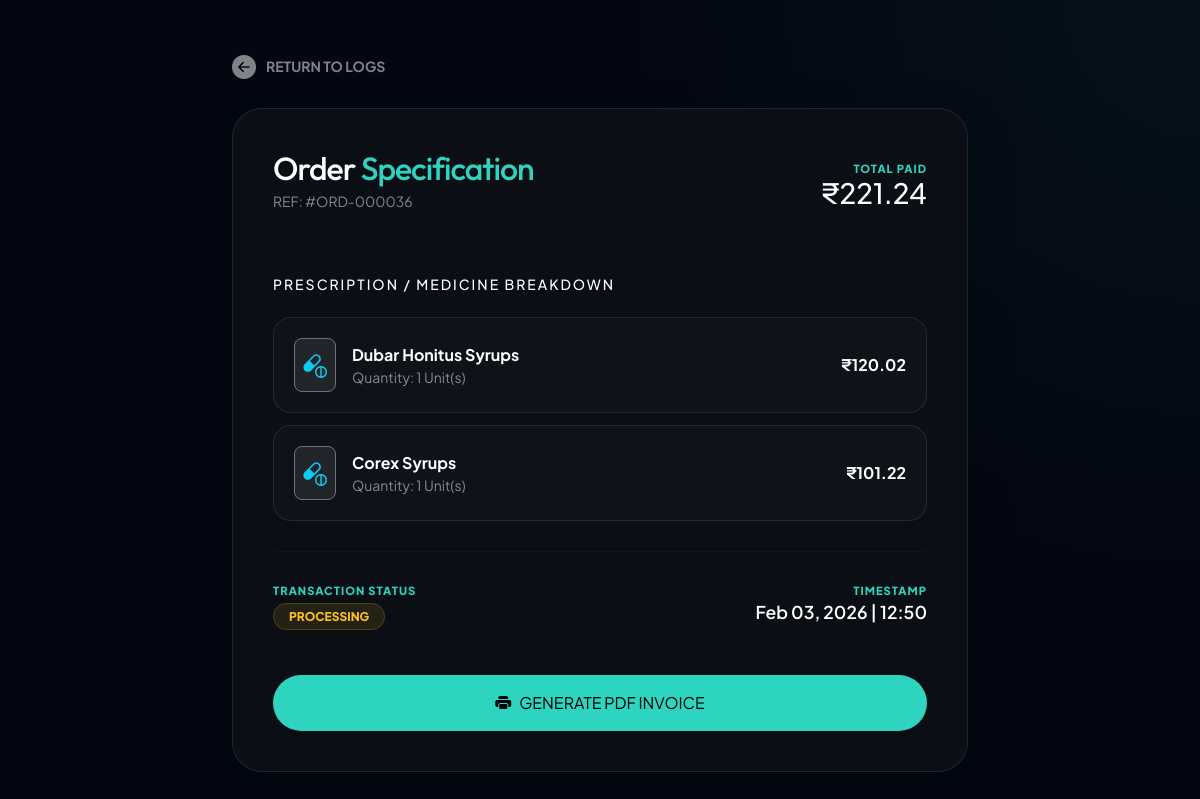
The page /customer/order_details.php?id=36 (signed in) on the database its author committed.
### tables this page shows
CREATE TABLE `orders` (
  `id` int(11) NOT NULL,
  `user_id` int(11) DEFAULT NULL,
  `customer_name` varchar(255) DEFAULT NULL,
  `medicine_id` int(11) DEFAULT NULL,
  `total_amount` decimal(10,2) DEFAULT NULL,
  `status` varchar(50) DEFAULT 'Pending',
  `payment_method` varchar(50) DEFAULT NULL,
  `claimed_category` varchar(50) DEFAULT NULL,
  `payment_mode` varchar(50) DEFAULT 'COD',
  `order_date` datetime DEFAULT current_timestamp(),
  `address` text DEFAULT NULL,
  `pincode` varchar(10) DEFAULT NULL,
  `phone` varchar(15) DEFAULT NULL,
  `quantity` int(11) DEFAULT NULL,
  `discount_reason` varchar(100) DEFAULT NULL,
  `discount_status` enum('none','pending','approved','rejected') DEFAULT 'none',
  `discounted_price` decimal(10,2) DEFAULT NULL,
  `subtotal` decimal(10,2) NOT NULL DEFAULT 0.00,
  `discount_amount` decimal(10,2) DEFAULT NULL,
  `discount_label` varchar(50) DEFAULT NULL
);

CREATE TABLE `order_items` (
  `id` int(11) NOT NULL,
  `order_id` int(11) DEFAULT NULL,
  `medicine_name` varchar(255) DEFAULT NULL,
  `medicine_id` int(11) DEFAULT NULL,
  `quantity` int(11) DEFAULT NULL,
  `price` decimal(10,2) DEFAULT NULL,
  `price_at_purchase` decimal(10,2) DEFAULT NULL
);

CREATE TABLE `medicines` (
  `id` int(11) NOT NULL,
  `m_name` varchar(255) NOT NULL,
  `category` varchar(100) DEFAULT NULL,
  `stock` int(11) DEFAULT NULL,
  `price` decimal(10,2) NOT NULL,
  `expiry_date` date DEFAULT NULL,
  `image_url` varchar(255) DEFAULT NULL,
  `description` text DEFAULT NULL,
  `image` varchar(255) DEFAULT 'default.png',
  `quantity` int(11) DEFAULT 0
);

### customer/order_details.php (the view, shortened to what this page needs)
<?php
include('../config/db_connect.php');
$user_id = $_SESSION['user_id'];
$order_id = mysqli_real_escape_string($conn, $_GET['id']);
$query = "SELECT * FROM orders WHERE id = '$order_id' AND user_id = '$user_id'";
$result = mysqli_query($conn, $query);
$order = mysqli_fetch_assoc($result);
$items_query = "SELECT oi.*, m.m_name as official_name
                FROM order_items oi
                LEFT JOIN medicines m ON oi.medicine_id = m.id
                WHERE oi.order_id = '$order_id'";
$items_result = mysqli_query($conn, $items_query);
?>
<!DOCTYPE html>
<html lang="en">
<head>
    <link href="https://cdn.jsdelivr.net/npm/bootstrap@5.3.0/dist/css/bootstrap.min.css" rel="stylesheet">
    <link rel="stylesheet" href="https://cdn.jsdelivr.net/npm/bootstrap-icons@1.11.0/font/bootstrap-icons.css">
</head>
<body>
<div class="container py-5">
    <div class="row justify-content-center">
        <div class="col-lg-8">
            <a href="my_orders.php" class="back-btn mb-4">
                <i class="bi bi-arrow-left-circle-fill fs-4"></i>
                <span class="text-uppercase small fw-800">Return to Logs</span>
            </a>
            <div class="details-panel shadow-lg">
                <div class="d-flex justify-content-between align-items-center mb-5">
                    <div>
                        <h2 class="fw-900 m-0" style="font-family: 'Outfit'; letter-spacing: -1px;">Order <span style="color: var(--accent-cyan);">Specification</span></h2>
                        <p class="text-white-50 small mono mt-1">REF: #ORD-<?php echo str_pad($order['id'], 6, '0', STR_PAD_LEFT); ?></p>
                    </div>
                    <div class="text-end">
                        <div class="info-label">Total Paid</div>
                        <div class="h3 fw-900 text-white">₹<?php echo number_format($order['total_amount'], 2); ?></div>
                    </div>
                </div>
                <h5 class="fw-800 mb-4 text-uppercase small text-cyan" style="letter-spacing: 2px;">Prescription / Medicine Breakdown</h5>
                <?php if(mysqli_num_rows($items_result) > 0): ?>
                    <?php while($item = mysqli_fetch_assoc($items_result)): ?>
                        <div class="medicine-row d-flex justify-content-between align-items-center">
                            <div class="d-flex align-items-center">
                                <div class="bg-dark rounded-3 p-2 me-3 border border-secondary">
                                    <i class="bi bi-capsule-pill text-info fs-4"></i>
                                </div>
                                <div>
                                    <span class="fw-bold d-block"><?php echo htmlspecialchars($item['official_name'] ?? $item['medicine_name'] ?? 'Medical Item'); ?></span>
                                    <div class="text-white-50 small">Quantity: <?php echo $item['quantity']; ?> Unit(s)</div>
                                </div>
                            </div>
                            <div class="fw-bold text-white">
                                ₹<?php
                                    $price = $item['price'] ?? $item['unit_price'] ?? $item['price_at_purchase'] ?? 0;
                                    echo number_format($price * $item['quantity'], 2);
                                ?>
                            </div>
                        </div>
                    <?php endwhile; ?>
                <?php endif; ?>
                <hr style="border-color: var(--border); margin: 30px 0;">
                <div class="row">
                    <div class="col-md-6">
                        <div class="info-label">Transaction Status</div>
                        <div class="mt-1"><span class="badge-status"><?php echo strtoupper($order['status'] ?? 'PENDING'); ?></span></div>
                    </div>
                    <div class="col-md-6 text-md-end mt-3 mt-md-0">
                        <div class="info-label">Timestamp</div>
                        <div class="info-value mb-0"><?php echo date('M d, Y | H:i', strtotime($order['order_date'] ?? $order['created_at'])); ?></div>
                    </div>
                </div>
                <div class="mt-5">
                    <a href="invoice.php?id=<?php echo $order_id; ?>" class="btn btn-info w-100 rounded-pill py-3 fw-800 shadow-sm" style="background: var(--accent-cyan); border: none; color: #000;">
                        <i class="bi bi-printer-fill me-2"></i>GENERATE PDF INVOICE
                    </a>
                </div>
            </div>
        </div>
    </div>
</div>
</body>
</html>

### customer/order_details.php (style rules this page uses)
:root { --bg: #030712; --card-bg: #0b0e14; --accent-cyan: #2DD4BF; --border: rgba(45, 212, 191, 0.15); }
body { background-color: var(--bg) !important; color: white; font-family: 'Plus Jakarta Sans', sans-serif; background-image: radial-gradient(circle at top right, rgba(45, 212, 191, 0.05) 0%, transparent 40%); min-height: 100vh; }
.details-panel { background: var(--card-bg); border: 1px solid var(--border); border-radius: 30px; padding: 40px; box-shadow: 0 25px 50px -12px rgba(0,0,0,0.5); }
.info-label { color: var(--accent-cyan); font-size: 0.7rem; font-weight: 800; text-transform: uppercase; letter-spacing: 1px; }
.info-value { font-size: 1.1rem; font-weight: 600; margin-bottom: 20px; }
.medicine-row { background: rgba(255,255,255,0.02); border-radius: 18px; padding: 20px; margin-bottom: 12px; border: 1px solid var(--border); transition: 0.3s ease; }
.back-btn { color: rgba(255,255,255,0.5); text-decoration: none; font-weight: 700; display: inline-flex; align-items: center; gap: 10px; transition: 0.3s; }
.badge-status { background: rgba(251, 191, 36, 0.1); color: #fbbf24; border: 1px solid rgba(251, 191, 36, 0.2); padding: 5px 15px; border-radius: 100px; font-size: 0.75rem; font-weight: 800; }

### rows shown on the page
orders: id "000036", total_amount "221.24", status "PROCESSING", order_date "Feb 03, 2026 | 12:50"
order_items: medicine.m_name "Dubar Honitus Syrups", quantity "1", $price*$item['quantity'] "120.02"
order_items: medicine.m_name "Corex Syrups", quantity "1", $price*$item['quantity'] "101.22"
